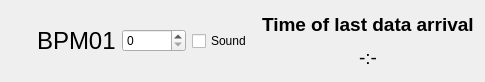
<?xml version="1.0" encoding="UTF-8"?>
<ui version="4.0">
 <class>BPM_widget</class>
 <widget class="QWidget" name="BPM_widget">
  <property name="geometry">
   <rect>
    <x>0</x>
    <y>0</y>
    <width>485</width>
    <height>82</height>
   </rect>
  </property>
  <property name="windowTitle">
   <string>Form</string>
  </property>
  <layout class="QGridLayout" name="gridLayout">
   <item row="0" column="0">
    <layout class="QHBoxLayout" name="horizontalLayout">
     <item>
      <widget class="QLabel" name="status">
       <property name="sizePolicy">
        <sizepolicy hsizetype="Minimum" vsizetype="Minimum">
         <horstretch>0</horstretch>
         <verstretch>0</verstretch>
        </sizepolicy>
       </property>
       <property name="maximumSize">
        <size>
         <width>20</width>
         <height>20</height>
        </size>
       </property>
       <property name="font">
        <font>
         <family>DejaVu Sans</family>
         <pointsize>18</pointsize>
        </font>
       </property>
       <property name="toolTip">
        <string>Status</string>
       </property>
       <property name="styleSheet">
        <string notr="true">color: rgb(0, 0, 0);</string>
       </property>
       <property name="text">
        <string/>
       </property>
      </widget>
     </item>
     <item>
      <widget class="QLabel" name="BPM_label">
       <property name="sizePolicy">
        <sizepolicy hsizetype="Minimum" vsizetype="Minimum">
         <horstretch>0</horstretch>
         <verstretch>0</verstretch>
        </sizepolicy>
       </property>
       <property name="font">
        <font>
         <pointsize>18</pointsize>
        </font>
       </property>
       <property name="toolTip">
        <string>BPM-name</string>
       </property>
       <property name="styleSheet">
        <string notr="true">color: rgb(0, 0, 0);</string>
       </property>
       <property name="text">
        <string>&lt;html&gt;&lt;head/&gt;&lt;body&gt;&lt;p&gt;BPM01&lt;/p&gt;&lt;/body&gt;&lt;/html&gt;</string>
       </property>
      </widget>
     </item>
     <item>
      <widget class="QSpinBox" name="period_spinBox"/>
     </item>
     <item>
      <widget class="QCheckBox" name="sound_checkBox">
       <property name="text">
        <string>Sound</string>
       </property>
      </widget>
     </item>
     <item>
      <layout class="QVBoxLayout" name="verticalLayout">
       <item>
        <widget class="QLabel" name="name_label">
         <property name="font">
          <font>
           <pointsize>14</pointsize>
           <weight>75</weight>
           <bold>true</bold>
          </font>
         </property>
         <property name="text">
          <string>Time of last data arrival</string>
         </property>
        </widget>
       </item>
       <item>
        <widget class="QLabel" name="time_label">
         <property name="font">
          <font>
           <pointsize>14</pointsize>
          </font>
         </property>
         <property name="text">
          <string>-:-</string>
         </property>
         <property name="alignment">
          <set>Qt::AlignCenter</set>
         </property>
        </widget>
       </item>
      </layout>
     </item>
    </layout>
   </item>
  </layout>
 </widget>
 <resources/>
 <connections/>
</ui>
